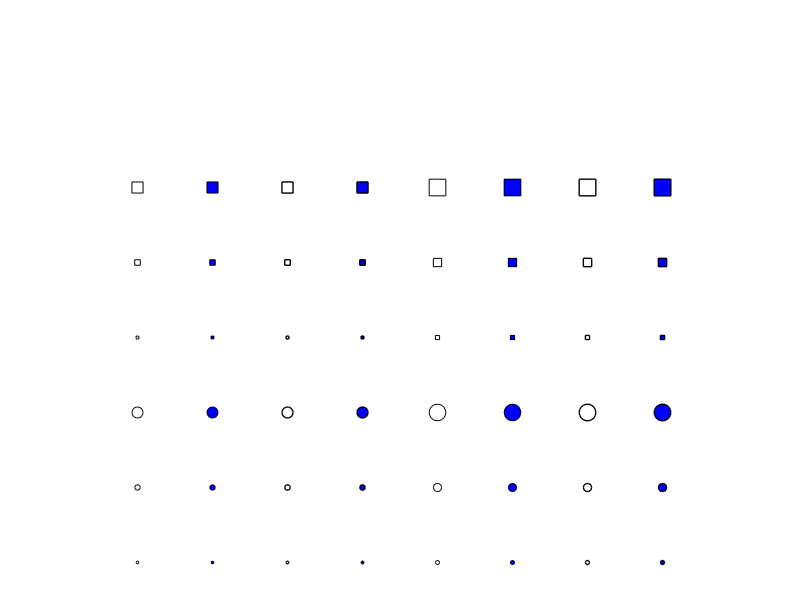

Reproduce this figure in MATLAB. (Note: this script raises an error after producing the figure.)
% Primitive rendering assets, independent of all scientific reference datasets.
% No supplied source is modified; the runtime will use generated glyph assets,
% just as it uses the frozen native colour tables, without MATLAB installed.
root=fileparts(fileparts(mfilename('fullpath')));addpath(fullfile(root,'fracpaq-matlab'));
out=fullfile(root,'tests/reference/sprint16/final/native-marker-atlas');
if ~exist(out,'dir'),mkdir(out);end;cd(out);
set(groot,'DefaultFigureVisible','off');global sTag;sTag='_atlas';
f=figure;ax=axes('Position',[0 0 1 1]);hold on;entries=struct([]);index=0;
for shape={'o','s'}
 for size=[2 3 4 6 8 12]
  for width=[.5 1]
   for filled=[false true]
    index=index+1;x=.5+mod(index-1,8);y=.5+floor((index-1)/8);
    face='none';if filled,face=[0 0 1];end
    plot(x,y,'LineStyle','none','Marker',shape{1},'MarkerSize',size,...
         'LineWidth',width,'MarkerEdgeColor',[0 0 0],'MarkerFaceColor',face);
    entries(index).shape=shape{1};entries(index).size_points=size;
    entries(index).linewidth_points=width;entries(index).filled=filled;
    entries(index).x=x;entries(index).y=y;
   end
  end
 end
end
axis equal off;xlim([0 8]);ylim([0 8]);guiPrint(f,'marker_primitives');
records=struct('native_version',version,'dpi',600,'paper_cm',[20 20],...
 'scope','Primitive glyph assets only, not scientific comparison goldens.', 'entries',entries);
fid=fopen('atlas.json','w');fwrite(fid,jsonencode(records));fclose(fid);close all;
disp('Native primitive atlas captured.');
